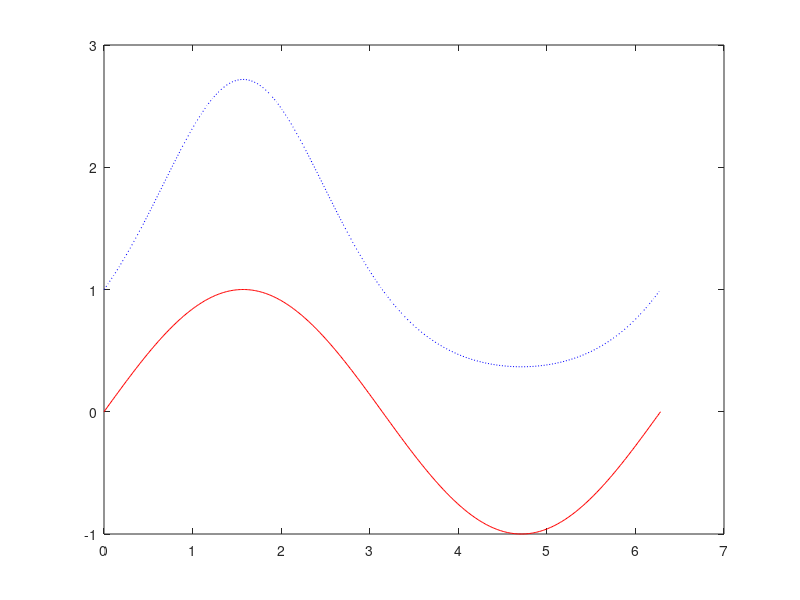

The MATLAB script that drew this image: (Note: this script raises an error after producing the figure.)
%% CS 310 Team Lab 2: Functions and Plotting in MATLAB
% SOLUTION - Fall 2015

%% 1.a Decimal approximation of sine of pi/3 radians
clear
sin(pi/3)         
disp('Enter the value for pi in MATLAB by typing "pi"');

%% 1.b Exponential of sine of pi/3 radians
% Uses the default variable name "ans" from the previous command
exp(ans)

%% 1.c Compute the exponential of sin(pi/3) for a range of angles

vec = 0 : (pi/3)/100 : pi/3  %   i. create vector ranging from 0 to pi/3
sin_vec = sin(vec)           %  ii. compute sine of previous vector
exp_vec = exp(sin_vec)       % iii. compute exponential of previous result

%% 1.d Understand the use of ( ) to access elements of a vector

val1 = vec(2)           
% val1 contains the second element of the vec vector

val2 = sin_vec(1:5)     
% val2 contains the first through fifth elements of the sin_vec vector

val3 = exp_vec(2:3:20)
% val3 contains elements 2, 5, 8, 11, 14, 17, 20 of the exp_vec vector

%% 1.e Calculate sine and exponential of sine for a new  range of angles
% Suppress the output using the semi-colon (;)
% Suppressing the output allows you to compute and use intermediate values
% while only displaying final result values.

clear
vec = 0 : pi/200 : 2*pi;
sin_vec = sin(vec);
exp_vec = exp(sin_vec);

%% 1.f Plot the sine vs. the angle as red dots.
plot( vec, sin_vec, 'r.' )

%% 1.f Plot the sine vs. the angle as a red line.
plot( vec, sin_vec, 'r-' )

%% 1.f Plot the exponential of sine vs. the angle as a blue dotted line.
plot( vec, exp_vec, 'b:' )

%% 1.f Plot both sine and exponential of sine on sample plot figure
plot( vec, sin_vec, 'r-' , vec, exp_vec, 'b:' )


%% 2.b Define the function exp_of_sin in the file exp_of_sin.m
% See <../exp_of_sin.m exp_of_sin.m>

%% 2.c Try the newly defined function on a scalar
exp_of_sin(pi/3)

%% 2.d Modify the return value to equal [s_val, e_val]
% See <../exp_of_sin2.m exp_of_sin.m>
exp_of_sin2(pi/3)

%% 2.e Modify the return value to equal [s_val; e_val]
% See <../exp_of_sin3.m exp_of_sin.m>
exp_of_sin3(pi/3)

%% 2.f Try the last exp_of_sin function on a scalar
angle = pi/3;
soln = exp_of_sin3(angle)

%% 2.g Try the last exp_of_sin function on a vector
angle = [ 0 : pi/100 : 2*pi ];
soln = exp_of_sin3(angle)

%% 2.h Separate the return value into s_values and e_values
s_values = soln(1, :);
e_values = soln(2, :);

% The notation (1,:) means --> row 1, all columns
% The notation (:,1) means --> all rows, column 1
% The notation ( 2, [1 3:5 10:2:16] ) means row 2, columns 1 3 4 5 10 12 14 16

plot(angle, s_values, 'g', angle, e_values, 'k')
title('sin and exponential of sin for angles 0 to 2\pi')
xlabel('angle (radians)')
ylabel('sin(angle) and exp(sin(angle))')

%% 2.i Define and call exp_sin_2 function
% Define <../exp_of_sin_2.m exp_of_sin_2.m> and call it to get the sine
% and exponential of sine values in two separate variables.
[sineVals, expVals] = exp_of_sin_2(angle)


%% 3.a Define the function calcPercent
% See <../calcPercent.m calcPercent.m>

%% 3.b Try the calcPercent function
clear

% 3.b.1 Try some simple calculations
calcPercent( 0, 0, 0, 0 )     % should get 0
calcPercent( 60, 10, 5, 2 )   % should get 100
calcPercent( 48, [10 9.5 6.8 9.8 10], [5 5 4.5 3.5 3 5], [2 2 2 2 2] )

% 3.b.2 Try a full-scale calculation
exam =  [54, 42, 48];
quiz = [10, 9.5, 10, 10, 7.8, 6.5, 8.5, 7, 10, 9.2, 4.5, 8.75];
homework = [5, 5, 4, 5, 5, 3, 4, 5, 4.5, 4, 4, 5, 5, 4.5, 4];
lab = [2, 2, 2, 2, 2, 2, 2, 2, 2, 2, 2, 2];
grade = calcPercent(exam, quiz, homework, lab);
disp(['The final grade percentage is ', num2str(grade), '%']);

%% 3.c Publish the calcPercent function to HTML
% See <calcPercent.html calcPercent.html>

%% 4.a and 4.b Define DT_reaction_rate and call it on a scalar
% See <../DT_reaction_rate.m DT_reaction_rate.m>
clear
DTrrs = DT_reaction_rate(4)

%% 4.c Call DT_reaction_rate on a vector
T_vals = 1 : 0.1 : 25;
DTrr  = DT_reaction_rate(T_vals);
plot(T_vals, DTrr)
title('Reaction rate vs Temperature')
xlabel('Deuterium and tritium reaction rate')
ylabel('Temp (keV)')

%% 4.d and 4.e Write and try the fusion power function so that it calls DT_reaction_rate
% See <../DT_fusion_power.m DT_fusion_power.m>
DTfp = DT_fusion_power( 2.7e19 , 2.7e19, 4 )

%% 5.a Plot the Fast Fourier Transform function
clf
plot(fft(eye(17))), axis equal, axis off

%% 5.b Epicloid
% See <../cool_plot1.m cool_plot1.m>
clf
cool_plot1(12, 5)

%% 5.c Chebyshev polynomials
% See <../cheby.m cheby.m>
clf
fplot('cheby ', [-1,1], [], [], [], 5)

%% 5.c Chebyshev polynomials
% See <../cheby.m cheby.m>
clf
fplot('cheby ', [-1,1], [], [], [], 35)

%% 5.d One more cool plot
% See <../cool_plot2.m cool_plot2.m>
cool_plot2(20)
